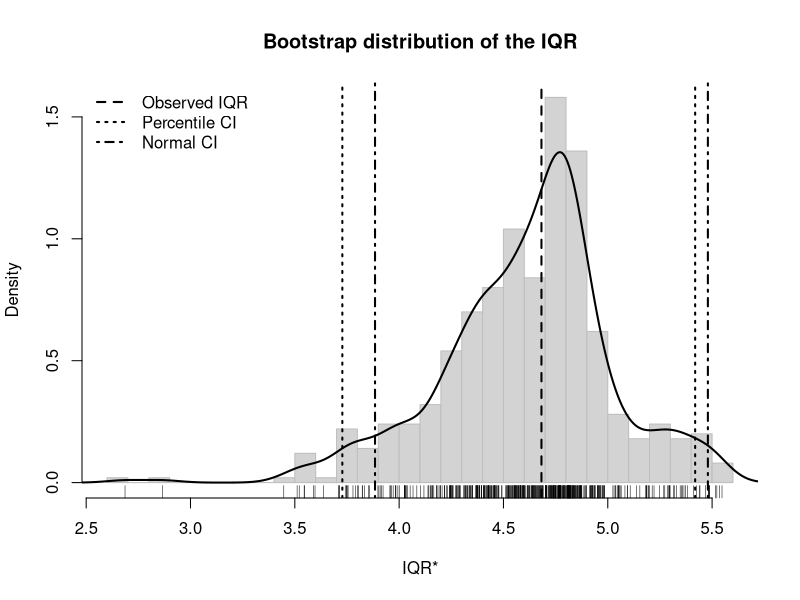

Write R code to recreate this figure.
# statistical inference 2
# sheet 3 exercise 3.1
# Topics: nonparametric bootstrap, IQR, confidence intervals

# Bootstrap the sample IQR for data from a two-component normal mixture,
# estimate its standard error and skewness, and compare two bootstrap CIs.


set.seed(121)


# Common settings
n <- 120
B <- 500
alpha <- 0.05



# ---- (a) ----
# Draw one sample from 0.6 N(0,1) + 0.4 N(5,2^2)
# and compute the observed IQR.

x <- ifelse(
  runif(n) < 0.6,
  rnorm(n, 0, 1),
  rnorm(n, 5, 2)
)

I_obs <- quantile(x, 0.75) - quantile(x, 0.25)

I_obs



# ---- (b) ----
# Draw B bootstrap samples and compute the IQR for each.

I_star <- replicate(B, {

  x_star <- sample(
    x,
    size = n,
    replace = TRUE
  )

  quantile(x_star, 0.75) - quantile(x_star, 0.25)
})


se_boot <- sd(I_star)
skewness <- e1071::skewness(I_star)

se_boot
skewness



# ---- (c) ----
# Plot the bootstrap distribution.

hist(
  I_star,
  probability = TRUE,
  breaks = 30,
  main = "Bootstrap distribution of the IQR",
  xlab = "IQR*",
  ylab = "Density",
  border = "grey"
)

lines(
  density(I_star),
  lwd = 2
)

abline(
  v = I_obs,
  lwd = 2,
  lty = 2
)

rug(I_star)



# ---- (d) ----
# Compare a percentile bootstrap CI with a normal-approximation CI.

ci_percentile <- quantile(
  I_star,
  probs = c(alpha / 2, 1 - alpha / 2)
)

ci_normal <- I_obs +
  c(-1, 1) * qnorm(1 - alpha / 2) * se_boot


ci_percentile
ci_normal

diff(ci_percentile)
diff(ci_normal)


abline(
  v = ci_percentile,
  lwd = 2,
  lty = 3
)

abline(
  v = ci_normal,
  lwd = 2,
  lty = 4
)

legend(
  "topleft",
  legend = c(
    "Observed IQR",
    "Percentile CI",
    "Normal CI"
  ),
  lty = c(2, 3, 4),
  lwd = 2,
  bty = "n"
)
